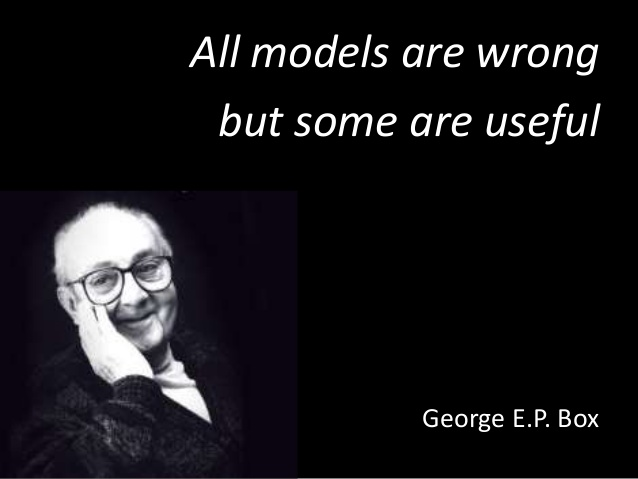
#> input picture img/all_models_are_wrong.jpg, 638 x 479 px
$ jupyter execute tensors.ipynb
#> lines starting #> are read from the running program, lines starting #| are printed output that depends on the picture
# Numerieke primitieven

Numerieke waarden worden in machine learning voorgesteld als één van de volgende wiskundige objecten: **scalairen**, **vectoren**, **matrices** of **tensors**.

## Notatie
We volgen doorheen de cursus de notatieconventies in [Goodfellow et al. (2016, _xi-xiv_)](https://www.deeplearningbook.org/front_matter.pdf).

## Scalairen
(target-scalar)=
Een scalaire waarde (of simpelweg "**scalair**") is gewoon een **enkelvoudig getal** - in tegenstelling tot de andere objecten die een verzameling van meerdere getallen voorstellen.

We zullen ze in wiskundige notatie aanduiden met schuingedrukte kleine letters, bv. $s \in \mathbb{R}$.

Ze hebben telkens een bepaald type:
- natuurlijk: $\mathbb{N} = \{0, 1, 2, 3, ...\}$
- geheel: $\mathbb{Z} = \{..., -3, -2, -1, 0, 1, 2, 3, ...\}$
- rationaal: $\mathbb{Q} = \{..., -1.0, -0.5, 0, 0.5, 1, ...\}$
- reëel: $\mathbb{R} = \mathbb{Q} \cup \{\pi, e, ...\}$
- enz.

(target-vector)=
## Vectoren
**Een vector is een geordende reeks van getallen van éénzelfde type**. Ieder individueel getal wordt geïdentificeerd door de _index_ binnen de ordening (startend bij $1$).
Een vector duiden we in kleine letters en in het vet aan, bv. $\pmb{x}$. Het eerste element duiden we aan met $x_1$, het laatste met $x_n$. Wanneer we de elementen expliciet willen voorstellen,
gebruiken we een kolom met vierkante haakjes:
$$
\pmb{x} = \begin{bmatrix}
x_1 \cr
\vdots  \cr
x_i \cr
\vdots  \cr
x_n
\end{bmatrix}
$$
Om het type aan te duiden gebruiken we bv. $\pmb{x} \isin \mathbb{R}^n$.
Vectoren laten ons toe om verschillende waarden van eenzelfde variabele samen voor te stellen. Dat maakt bijvoorbeeld in een programmeertaal als Python al een wereld van verschil.

[cell 1]
import numpy as np
import plotly.graph_objects as go

[cell 2]
# Without vectorization
a_1 = 5
a_2 = 8
a_3 = 12
# ...
a_100 = 3
print([a_1, a_2, a_3, a_100])

[cell 3]
# With vectorization
a = np.array([5, 8, 12, 3])
print(a)

We kunnen vectoren zien als de coördinaten van individuele punten in een $n$-dimensionele ruimte.

[cell 4]
# Define two points in 3D space as vectors
a = np.array([2, 3, 1])  # Point A: (2, 3, 1)
b = np.array([4, 1, 5])  # Point B: (4, 1, 5)

# Create traces for the 3D plot
traces = []

# Add origin point
traces.append(
    go.Scatter3d(
        x=[0],
        y=[0],
        z=[0],
        mode="markers",
        marker={"size": 8, "color": "black"},
        name="Origin (0,0,0)",
        showlegend=True,
    )
)

# Add point A
traces.append(
    go.Scatter3d(
        x=[a[0]],
        y=[a[1]],
        z=[a[2]],
        mode="markers+text",
        marker={"size": 8, "color": "red"},
        text=["A"],
        textposition="middle right",
        name=f"Point A {tuple(a)}",
        showlegend=True,
    )
)

# Add point B
traces.append(
    go.Scatter3d(
        x=[b[0]],
        y=[b[1]],
        z=[b[2]],
        mode="markers+text",
        marker={"size": 8, "color": "blue"},
        text=["B"],
        textposition="middle right",
        name=f"Point B {tuple(b)}",
        showlegend=True,
    )
)

# Add vector arrows from origin to points
# Vector A arrow
traces.append(
    go.Scatter3d(
        x=[0, a[0]],
        y=[0, a[1]],
        z=[0, a[2]],
        mode="lines",
        line={"color": "red", "width": 6},
        name="Vector A",
        showlegend=False,
    )
)

# Vector B arrow
traces.append(
    go.Scatter3d(
        x=[0, b[0]],
        y=[0, b[1]],
        z=[0, b[2]],
        mode="lines",
        line={"color": "blue", "width": 6},
        name="Vector B",
        showlegend=False,
    )
)

# Create the figure
fig = go.Figure(data=traces)

# Update layout
fig.update_layout(
    title="Two points in 3D space represented as vectors",
    scene={
        "xaxis_title": "X-axis",
        "yaxis_title": "Y-axis",
        "zaxis_title": "Z-axis",
        "camera": {"eye": {"x": 1.5, "y": 1.5, "z": 1.5}},
    },
    width=800,
    height=600,
)

# Show the plot
fig.show()

## Matrices
(target-matrices)=
Wanneer we bijvoorbeeld niet 1 maar $m$ punten in een $n$ dimensionale ruimte willen weergeven, kunnen we een **matrix** notatie gebruiken: $\pmb{X} \isin \mathbb{R}^{mxn}$.
**Een matrix is een geordende reeks van vectoren**. We duiden ze aan in het vet met een hoofdletter, bv $\pmb{X}$. Voor individuele elementen gebruiken we gewone hoofdletters, bv. $X_{2,4}$
$$
\pmb{X} = \begin{bmatrix}
X_{1,1} & \ldots & X_{1,j} & \ldots & X_{1,n} \cr
\vdots  &  & \vdots &  & \vdots \cr
X_{i,1} & \ldots & X_{i,j} & \ldots & X_{i,n} \cr
\vdots  &  & \vdots &  & \vdots \cr
X_{m,1} & \ldots & X_{m,j} & \ldots & X_{m,n}
\end{bmatrix}
$$

(target-row-vector)=
De rijen worden gevormd door **rij-vectoren**:
$$
\pmb{x_i} = [X_{i, 1}, \ldots, X_{i, j}, \ldots, X_{i, n}]^T = \begin{bmatrix}
X_{i, 1} \cr
\vdots  \cr
X_{i, j} \cr
\vdots  \cr
X_{i, n}
\end{bmatrix}
$$

(target-column-vector)=
De kolommen worden gevormd door **kolom-vectoren**:
$$
\pmb{x_j} = \begin{bmatrix}
X_{1, j} \cr
\vdots  \cr
X_{i, j} \cr
\vdots  \cr
X_{m, j}
\end{bmatrix}
$$

(target-transpose)=
De notatie $\ldots^T$ duidt op **transpositie** tussen rijen en kolommen.
$$
\pmb{X^T} = \begin{bmatrix}
X_{1,1} & \ldots & X_{1, i} & \ldots & X_{1, m} \cr
\vdots  &  & \vdots &  & \vdots \cr
X_{j, 1} & \ldots & X_{j,i} & \ldots & X_{j,m} \cr
\vdots  &  & \vdots &  & \vdots \cr
X_{n,1} & \ldots & X_{n,i} & \ldots & X_{n,m}
\end{bmatrix}
$$

:::{note} y, X
In machine learning worden _target waarden_[^mlp] doorgaans aangeduid met de _vector_ $\pmb{y}$. Als over _model outputs_[^mlp] gaat,
gebruiken we $\pmb{\hat{y}}$ om aan te duiden dat het over _schattingen_ gaat.
De inputs worden aangeduid met de _matrix_ $\pmb{X}$, waarbij de **rij-vector** $\pmb{x_i} = [X_{i, 1}, \ldots, X_{i, j}, \ldots, X_{i, n}]^T$ de $i$-de input is.
:::
[^mlp]: Zie cursus ML Principles.

Matrices laten ons toe om verschillende waarden (rijen) van verschillende variabelen (kolommen) samen voor te stellen. Opnieuw: dat maakt een wereld van verschil uit als we dit willen programmeren.

[cell 5]
# Without matrices
a_1_1 = 3
a_1_2 = 2
a_1_3 = 7
a_2_1 = 3
a_2_2 = 5
a_2_3 = 10
print([[a_1_1, a_1_2, a_1_3], [a_2_1, a_2_2, a_2_3]])

[cell 6]
a = np.array([[3, 2, 7], [3, 5, 10]])
print(a)
print(f"Shape of a: {a.shape}")

:::{tip}
Hoewel het niet strikt verboden is, gebruiken we in Python code (meestal) ook kleine letters voor matrices - in lijn met de [_Style Guide for Python Code_](https://peps.python.org/pep-0008/).
:::

## Tensors

(target-tensors)=
Wanneer we het concept van een matrix uitbreiden naar een **N-dimensionale _grid_ van vectoren**, spreken we van een **tensor**.

We kunnen dit illustreren aan de hand van beeld-data. Een RGB-afbeelding bestaat uit een verzameling pixels die geordend zijn in een 2-dimensionale _grid_.
De dimensies worden bepaald door de resolutie; het aantal horizontale en verticale pixels. Iedere pixel is een vector met 3 waarden, overeenkomstig de _channels_: Rood, Groen, Blauw.
Het gaat hier dus over een 3D tensor. De waarden zitten in een raster met een _blok_ vorm (en dus niet in een _vlak_ raster zoals bij matrices).

[cell 7]
import matplotlib.pyplot as plt
from PIL import Image

[cell 8]
with Image.open("../../../img/all_models_are_wrong.jpg") as img:
#> img is the input picture: PIL image 638x479 RGB; mean R, G, B 22, 21, 23.7
    plt.figure(figsize=(10, 6))
    plt.imshow(img)
    plt.axis("off")
    plt.show()

[cell 9]
h, w, c = np.array(img).shape  # (height, width, channels)
#> h = 479; w = 638; c = 3

print(f"Image dimensions: height={h}, width={w}, channels={c}")
#| Image dimensions: height=479, width=638, channels=3

[cell 10]
# Sliced image
img_cropped = np.array(img)[-200:, :200, :]
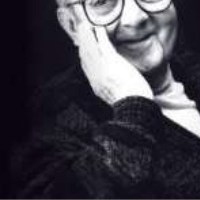
#> img_cropped: shape (200, 200, 3); mean R, G, B 66, 63.5, 72.6
plt.figure(figsize=(10, 6))
plt.imshow(img_cropped)
plt.axis("off")
plt.show()

[cell 11]
from matplotlib import patches

[cell 12]
img_cropped_blue = img_cropped.copy()
img_cropped_blue[:, :, 2] = 255  # Set blue channel to max
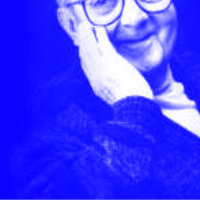
#> img_cropped_blue: shape (200, 200, 3); mean R, G, B 66, 63.5, 255

# Create figure and axis
fig, ax = plt.subplots(figsize=(10, 6))
ax.imshow(img_cropped_blue)

# Add rectangle to indicate 10x10 region from bottom-left corner
# Rectangle coordinates: (x, y, width, height)
# Note: matplotlib uses (0,0) at top-left, so we need to adjust for bottom-left
height, width = img_cropped_blue.shape[:2]
#> height = 200; width = 200
rect = patches.Rectangle((0, height - 10), 10, 10, linewidth=2, edgecolor="red", facecolor="none")
ax.add_patch(rect)

ax.axis("off")
plt.show()
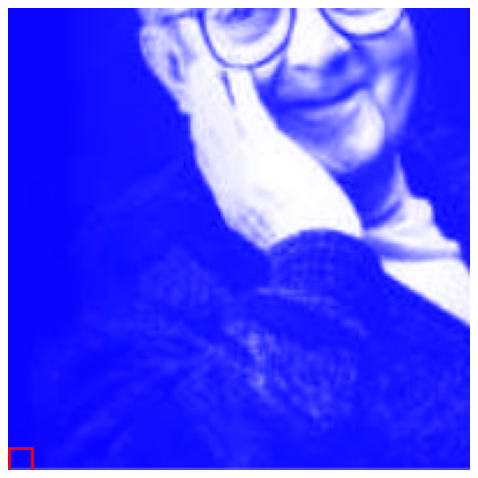
#> figure drawn by matplotlib, 1 panel

[cell 13]
# 10x10x3 array from bottom-left corner
np.array(img)[-10, :10, :]
#> Out = [[12, 6, 18], [11, 5, 17], [10, 4, 16], [9, 3, 15], [9, 3, 15], [9, 3, 15], [9, 3, 15], [10, 4, 16], [10, 4, 16], [11, 5, 17]]

[cell 14]
# Single pixel vector
np.array(img)[-100, 100, :]
#> Out = [27, 26, 31]

:::{tip}
We hebben tot nu toe een 3D tensor met op het niveau van de pixels, vectoren met 3 elementen. Als we de afbeelding omzetten van RGB naar Cyan, Magenta, Yellow, Key krijgen we pixels met 4 elementen.
:::

[cell 15]
np.array(img.convert("CMYK")).shape
#> Out = (479, 638, 4)
